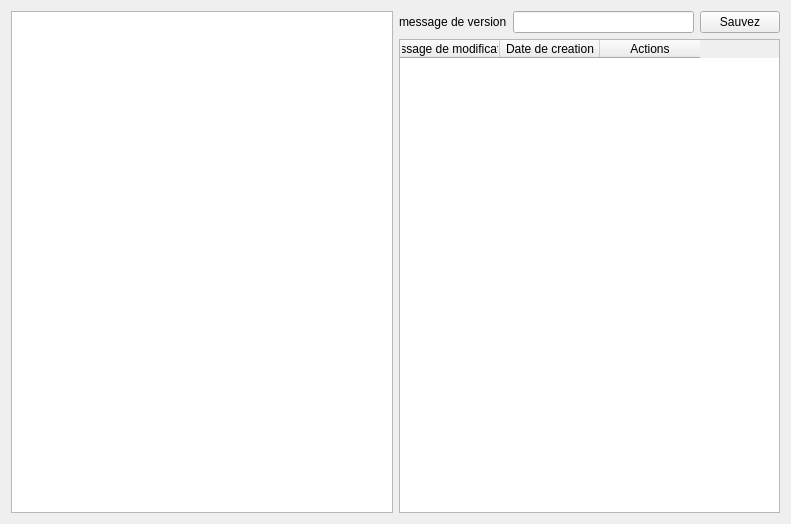
<?xml version="1.0" encoding="UTF-8"?>
<ui version="4.0">
 <class>Form</class>
 <widget class="QWidget" name="Form">
  <property name="geometry">
   <rect>
    <x>0</x>
    <y>0</y>
    <width>791</width>
    <height>524</height>
   </rect>
  </property>
  <property name="windowTitle">
   <string>Form</string>
  </property>
  <layout class="QHBoxLayout" name="horizontalLayout_2">
   <item>
    <widget class="QTextEdit" name="current_text"/>
   </item>
   <item>
    <widget class="QWidget" name="widget" native="true">
     <layout class="QVBoxLayout" name="verticalLayout">
      <property name="leftMargin">
       <number>0</number>
      </property>
      <property name="topMargin">
       <number>0</number>
      </property>
      <property name="rightMargin">
       <number>0</number>
      </property>
      <property name="bottomMargin">
       <number>0</number>
      </property>
      <item>
       <widget class="QWidget" name="widget_2" native="true">
        <layout class="QHBoxLayout" name="horizontalLayout">
         <property name="leftMargin">
          <number>0</number>
         </property>
         <property name="topMargin">
          <number>0</number>
         </property>
         <property name="rightMargin">
          <number>0</number>
         </property>
         <property name="bottomMargin">
          <number>0</number>
         </property>
         <item>
          <widget class="QLabel" name="label">
           <property name="text">
            <string>message de version</string>
           </property>
          </widget>
         </item>
         <item>
          <widget class="QLineEdit" name="message_line"/>
         </item>
         <item>
          <widget class="QPushButton" name="save_button">
           <property name="text">
            <string>Sauvez</string>
           </property>
          </widget>
         </item>
        </layout>
       </widget>
      </item>
      <item>
       <widget class="QTableWidget" name="historic_table">
        <column>
         <property name="text">
          <string>Message de modification</string>
         </property>
        </column>
        <column>
         <property name="text">
          <string>Date de creation</string>
         </property>
        </column>
        <column>
         <property name="text">
          <string>Actions</string>
         </property>
        </column>
       </widget>
      </item>
     </layout>
    </widget>
   </item>
  </layout>
 </widget>
 <resources/>
 <connections/>
</ui>
